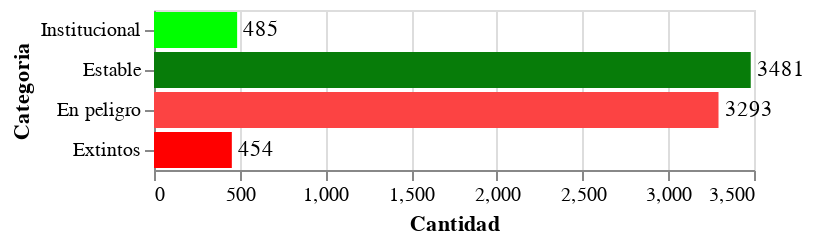

Notebook code for this chart:
### Code cell
# Institutional 485
# Stable 3481
# Endangered 3193
# Extinct 454

## Datos tomados de aquí: https://www.ethnologue.com/
source = pd.DataFrame({
    'Categoria': ['Institucional', 'Estable', 'En peligro', 'Extintos'],
    'Cantidad': [485, 3481, 3293, 454]
})

print("Total de lenguages categorizados:",sum(source['Cantidad']))

base = alt.Chart(source)

bars = base.mark_bar().encode(
    y=alt.Y('Categoria',sort=None),
    x='Cantidad',
    color=alt.Color('Categoria', sort=None,scale=alt.Scale(range=['#00ff00','#077c09','#fc4343','#ff0000']), legend=None)
)

text = base.mark_text(
    align='left',
    baseline='middle',
    dx=3
).encode(
    x='Cantidad',
    y=alt.Y('Categoria', sort=None),
    text='Cantidad'
)

bars+text

### Figure 1 — Vega-Lite specification as saved in the notebook (floating-point values rounded to 4 significant figures)
{"config": {"view": {"continuousWidth": 300, "continuousHeight": 300}}, "layer": [{"mark": {"type": "bar"}, "encoding": {"color": {"field": "Categoria", "legend": null, "scale": {"range": ["#00ff00", "#077c09", "#fc4343", "#ff0000"]}, "sort": null, "type": "nominal"}, "x": {"field": "Cantidad", "type": "quantitative"}, "y": {"field": "Categoria", "sort": null, "type": "nominal"}}}, {"mark": {"type": "text", "align": "left", "baseline": "middle", "dx": 3}, "encoding": {"text": {"field": "Cantidad", "type": "quantitative"}, "x": {"field": "Cantidad", "type": "quantitative"}, "y": {"field": "Categoria", "sort": null, "type": "nominal"}}}], "data": {"name": "data-65d09d199291d2ebd948f0debc6ea8da"}, "$schema": "https://vega.github.io/schema/vega-lite/v5.20.1.json", "datasets": {"data-65d09d199291d2ebd948f0debc6ea8da": [{"Categoria": "Institucional", "Cantidad": 485}, {"Categoria": "Estable", "Cantidad": 3481}, {"Categoria": "En peligro", "Cantidad": 3293}, {"Categoria": "Extintos", "Cantidad": 454}]}}
